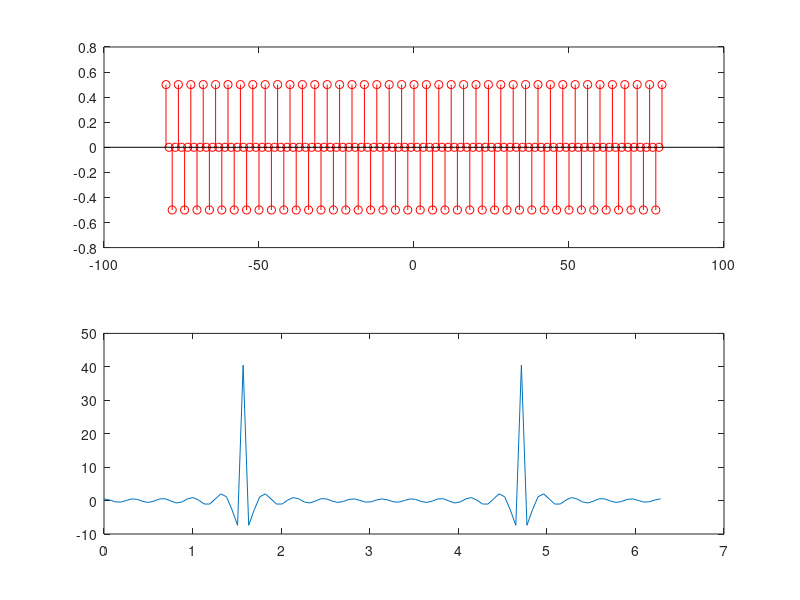

Source code (MATLAB):
%
% Analise Espectral
%
n = 1:320;
x = cos(2*pi*(n-1/2)/4);
k0 = -80;
for k = -80:80
  aux = 0;
  for n = 81:240
    aux = aux + (x(n).*x(n-k));
  end
  R(k-k0+1) = aux/160;
end
k = -80:80;
subplot(2,1,1)
stem(k,R,'r')

w = (0:0.01:1)'*2*pi;
S = sum(R.*exp(-j*w*k),2);
subplot(2,1,2)
plot(w,S)


